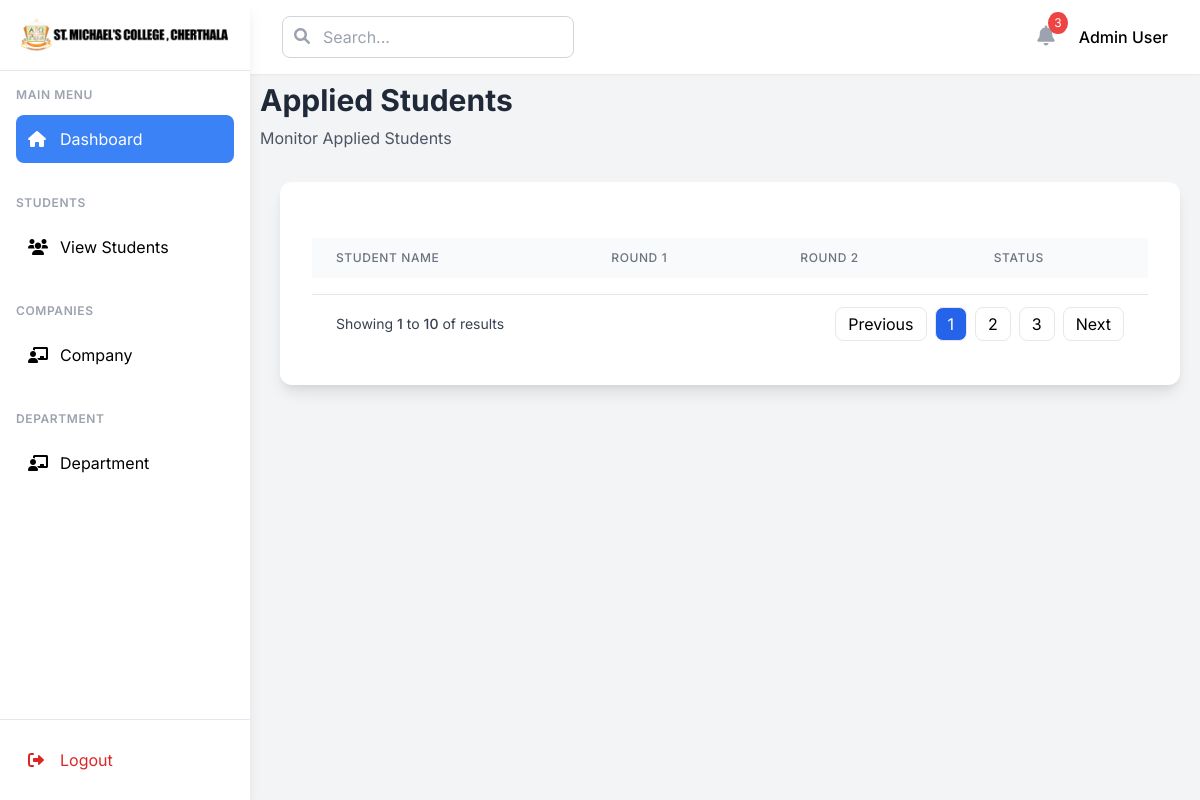
The page /Appliedstudents-lists/2/ on the database as committed earlier.
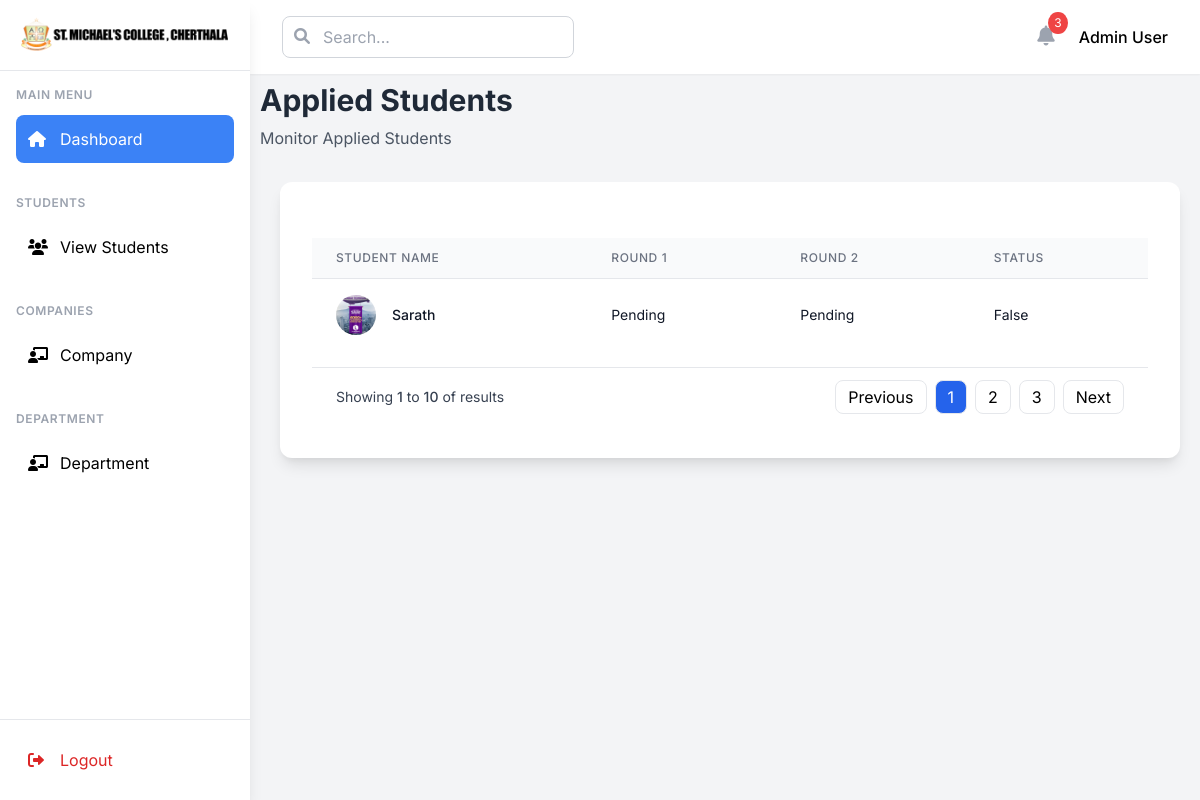
The same page on the database as committed later.
### college_admin/models.py (models this page shows, shortened)
class AppliedStudents(models.Model):
    student = models.ForeignKey(Student,on_delete=models.CASCADE,related_name='applied_st')
    jobpost = models.ForeignKey(JobPosts,on_delete=models.CASCADE,related_name='job_stuu')
    cv = models.FileField(upload_to="media/cv",null=True)
    options = (
        ("Pass","Pass"),
        ("Fail","Fail"),
        ("Pending","Pending")
    )
    intial_round1 = models.CharField(max_length=100,choices=options, default="Pending")
    tech_round2 = models.CharField(max_length=100,choices=options, default="Pending")
    is_passed =  models.BooleanField(default=False)
    created_at=models.DateTimeField(auto_now_add=True,null=True)

class CustomUser(AbstractBaseUser,PermissionsMixin):
    name=models.CharField(max_length=200)
    email=models.EmailField(unique=True)
    is_active=models.BooleanField(default=True)
    is_staff=models.BooleanField(default=False)
    is_superuser=models.BooleanField(default=False)
    is_company=models.BooleanField(default=False)
    objects = CustomUserManager()
    USERNAME_FIELD = 'email'
    REQUIRED_FIELDS = ['']

class Student(CustomUser):
    std_id=models.CharField(unique=True,max_length=50)
    img=models.FileField(upload_to='media/student_image',null=True,blank=True)
    options=(
        ("Male","Male"),
        ("Female","Female"),
        ("Others","Others")
    )
    gender=models.CharField(max_length=100,choices=options,default="Male")
    dob=models.DateField(null=True)
    department=models.ForeignKey(Department,on_delete=models.CASCADE)

class CustomUser(AbstractBaseUser,PermissionsMixin):
    name=models.CharField(max_length=200)
    email=models.EmailField(unique=True)
    is_active=models.BooleanField(default=True)
    is_staff=models.BooleanField(default=False)
    is_superuser=models.BooleanField(default=False)
    is_company=models.BooleanField(default=False)
    objects = CustomUserManager()
    USERNAME_FIELD = 'email'
    REQUIRED_FIELDS = ['']

### college_admin/views.py (the view)
# urls.py: path('Appliedstudents-lists/<int:pk>/', AppliedStudentsView.as_view(), name='stu-list'),
class AppliedStudentsView(TemplateView):
    template_name = "applied_students.html"
    def get_context_data(self, **kwargs):
        context =  super().get_context_data(**kwargs)
        id=kwargs.get('pk')
        context['students'] = AppliedStudents.objects.filter(jobpost=id)
        return context

### college_admin/templates/applied_students.html (shortened to what the changed rows need)
{% extends "admin_home.html" %}
{% block home %}
    <div class="main-contents">
        <div class="mb-8 mt-2">
            <div>
                <h1 class="text-3xl font-bold text-gray-800">Applied Students</h1>
            </div>
        </div>
        <div class="bg-white rounded-xl shadow-lg" style="margin:20px;">
            <div class="p-8">
                <div class="overflow-x-auto">
                    <table class="min-w-full divide-y divide-gray-200">
                        <thead class="bg-gray-50">
                            <tr>
                                <th class="px-6 py-3 text-left text-xs font-medium text-gray-500 uppercase tracking-wider">
                                    Student Name
                                </th>
                                <th class="px-6 py-3 text-left text-xs font-medium text-gray-500 uppercase tracking-wider">
                                    Round 1
                                </th>
                                <th class="px-6 py-3 text-left text-xs font-medium text-gray-500 uppercase tracking-wider">
                                    Round 2
                                </th>
                                <th class="px-6 py-3 text-left text-xs font-medium text-gray-500 uppercase tracking-wider">
                                    Status
                                </th>
                            </tr>
                        </thead>
                        <tbody class="bg-white divide-y divide-gray-200">
                            {% for job in students %}
                            <tr>
                                <td class="px-6 py-4">
                                    <div class="flex items-center">
                                        <div class="flex-shrink-0 h-10 w-10">
                                            <img class="h-10 w-10 rounded-full object-cover"
                                                 src="{{ job.student.img.url }}"
                                                 >
                                        </div>
                                        <div class="ml-4">
                                            <div class="text-sm font-medium text-gray-900">
                                                {{ job.student.name }}
                                            </div>
                                        </div>
                                    </div>
                                </td>
                                <td class="px-6 py-4 whitespace-nowrap">
                                    <div class="text-sm text-gray-900">
                                        {{ job.intial_round1 }}
                                    </div>
                                </td>
                                <td class="px-6 py-4 whitespace-nowrap">
                                    <div class="text-sm text-gray-900">
                                        {{ job.tech_round2 }}
                                    </div>
                                </td>
                                <td class="px-6 py-4 whitespace-nowrap">
                                    <div class="text-sm text-gray-900">
                                        {{ job.is_passed }}
                                    </div>
                                </td>
                            </tr>
                            {% endfor %}
                        </tbody>
                    </table>
                </div>
            </div>
        </div>
    </div>
{% endblock %}

Rows that differ between the two databases and show on the page:
added AppliedStudents: student.img (picture), student.name "Sarath", intial_round1 "Pending", tech_round2 "Pending", is_passed "False"
